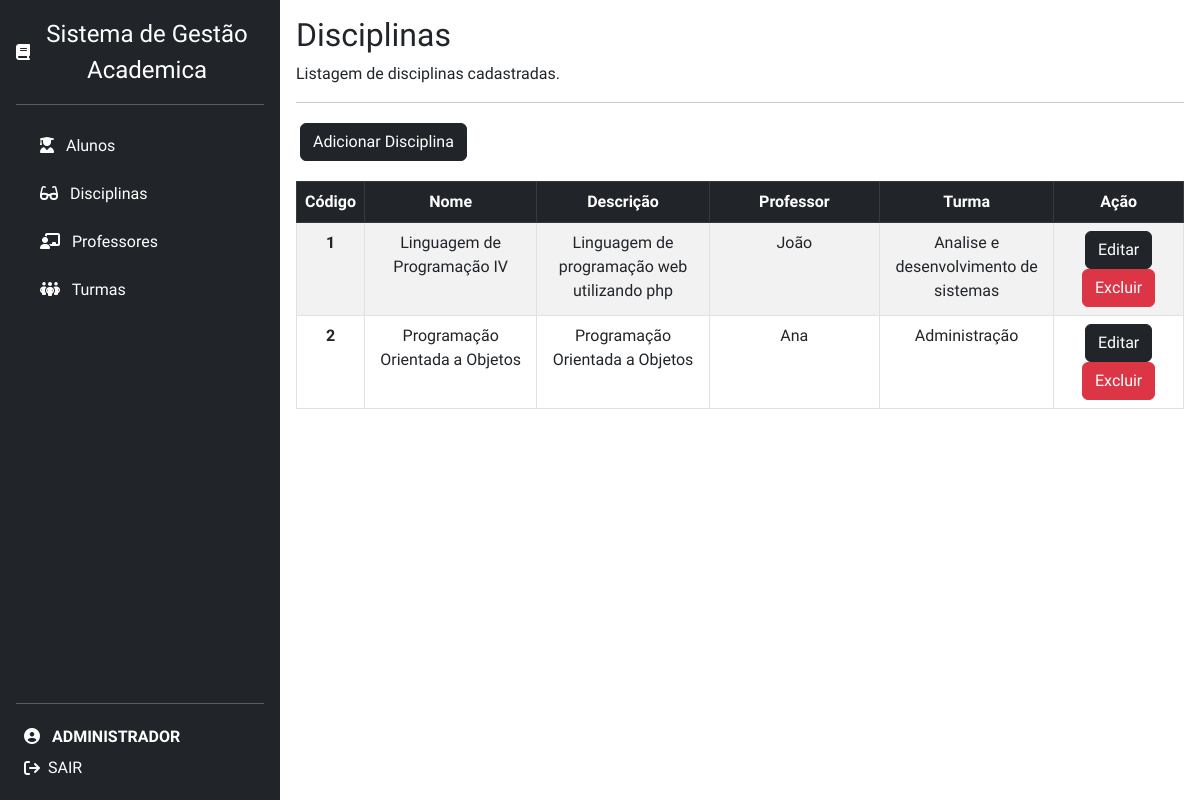
The page /disciplinas.php (signed in) on the database its author committed.
### tables this page shows
CREATE TABLE IF NOT EXISTS `disciplina` (
  `codigo` INT(11) NOT NULL AUTO_INCREMENT,
  `nome` VARCHAR(45) NOT NULL,
  `descricao` VARCHAR(255) NULL DEFAULT NULL,
  `professor_codigo` INT(11) NOT NULL,
  `turma_codigo` INT(11) NOT NULL,
  PRIMARY KEY (`codigo`),
  CONSTRAINT `fk_disciplina_professor`
    FOREIGN KEY (`professor_codigo`)
    REFERENCES `professor` (`codigo`)
    ON DELETE NO ACTION
    ON UPDATE NO ACTION,
  CONSTRAINT `fk_disciplina_turma`
    FOREIGN KEY (`turma_codigo`)
    REFERENCES `turma` (`codigo`)
    ON DELETE NO ACTION
    ON UPDATE NO ACTION
);

CREATE TABLE IF NOT EXISTS `professor` (
  `codigo` INT(11) NOT NULL AUTO_INCREMENT,
  `nome` VARCHAR(45) NOT NULL,
  `cpf` VARCHAR(45) NOT NULL,
  `data_nasc` DATE NOT NULL,
  PRIMARY KEY (`codigo`));

CREATE TABLE IF NOT EXISTS `turma` (
  `codigo` INT(11) NOT NULL AUTO_INCREMENT,
  `curso` VARCHAR(45) NOT NULL,
  `semestre` INT(11) NOT NULL,
  `periodo` VARCHAR(30) NOT NULL,
  PRIMARY KEY (`codigo`));

### disciplinas.php (the view, shortened to what this page needs)
<?php
require("sidemenu.php");
  require_once('connection.php');
  $mysql_query = "SELECT d.*, p.nome AS nome_professor, t.codigo AS codigo_turma, t.curso AS curso_turma
                            FROM disciplina d
                            LEFT JOIN professor p ON d.professor_codigo = p.codigo
                            LEFT JOIN turma t ON d.turma_codigo = t.codigo
                            ORDER BY d.codigo";
  $result = $conn -> query($mysql_query);
?>
<div class="container p-3">
  <h2>Disciplinas</h2>
  <p>Listagem de disciplinas cadastradas.</p>
  <hr>
  <div class="float-right p-1">
    <a href="insert-disciplina.php"><button type="button" class="btn btn-dark mb-3">Adicionar Disciplina</button></a>
  </div>
  <table class="table table-striped table-bordered table-hover">
    <thead>
      <tr class="table-dark" style="text-align:center">
        <th scope="col" style="width: 5%;">Código</th>
        <th scope="col" style="width: 20%;">Nome</th>
        <th scope="col" style="width: 20%;">Descrição</th>
        <th scope="col" style="width: 20%;">Professor</th>
        <th scope="col" style="width: 20%;">Turma</th>
        <th scope="col" style="width: 20%;">Ação</th>
      </tr>
    </thead>
    <tbody>
      <?php while($data = mysqli_fetch_array($result)) { ?>
      <tr>
        <th scope="row" style="text-align:center"><?php echo $data['codigo']; ?></th>
        <td style="text-align:center"><?php echo $data['nome']; ?></td>
        <td style="text-align:center"><?php echo $data['descricao']; ?></td>
        <td style="text-align:center"><?php echo $data['nome_professor']; ?></td>
        <td style="text-align:center"><?php echo $data['curso_turma']; ?></td>
        <td style="text-align:center">
          <a href="update-disciplina.php?codigo=<?php echo $data['codigo']; ?>">
            <button type="button" class="btn btn-dark">Editar</button></a>
          <a href="delete-disciplina.php?codigo=<?php echo $data['codigo']; ?>">
            <button type="button" class="btn btn-danger">Excluir</button></a>
        </td>
      </tr>
      <?php } ?>
    </tbody>
  </table>
</div>

### CSS/style.css (style rules this page uses)
body { font-family: Ubuntu, sans-serif !important; margin: 0 auto; padding: 0px; height: 100vh; }

### rows shown on the page
disciplina: codigo "1", nome "Linguagem de Programação IV", descricao "Linguagem de programação web utilizando php", professor_codigo.nome "João", turma_codigo.curso "Analise e desenvolvimento de sistemas"
disciplina: codigo "2", nome "Programação Orientada a Objetos", descricao "Programação Orientada a Objetos", professor_codigo.nome "Ana", turma_codigo.curso "Administração"

### other values the page prints
$_SESSION['username'] "ADMINISTRADOR"
